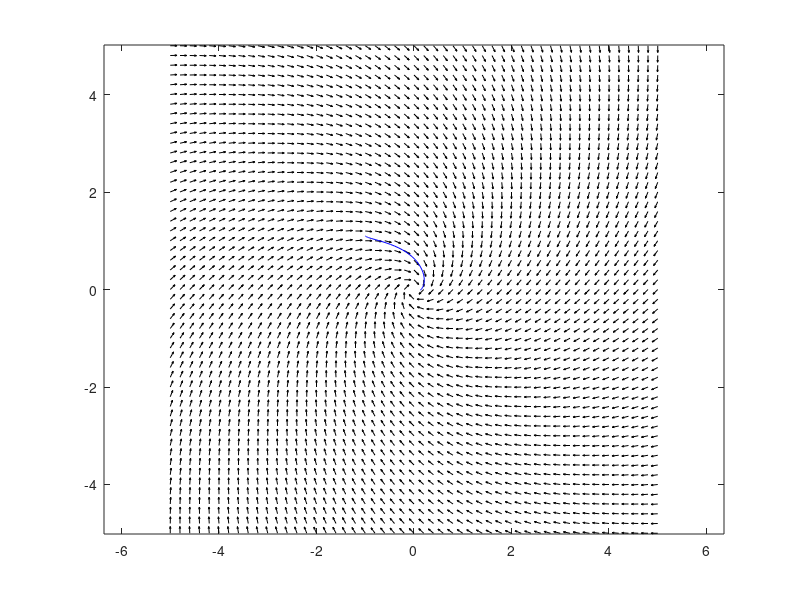

Write the MATLAB code that produced this figure.
close all
[x,y] = meshgrid(-5:.2:5,-5:.2:5);
u= -x+2*x^3+y;
v= -x-y;
l = sqrt(u.^2+v.^2);
quiver(x,y,u./l,v./l,.5,'k')
axis equal tight
hold on
f= @(t,P) [-P(1)+2*P(1)^3+P(2); -P(1)-P(2)];
a = [0 1 -1 -1];
b = [0 -1 1 1.1];
for k = 1:numel(a)
    [t,s] = ode45(f,[0 3], [a(k) b(k)]);
    plot(s(:,1),s(:,2),'b-')
end
hold off